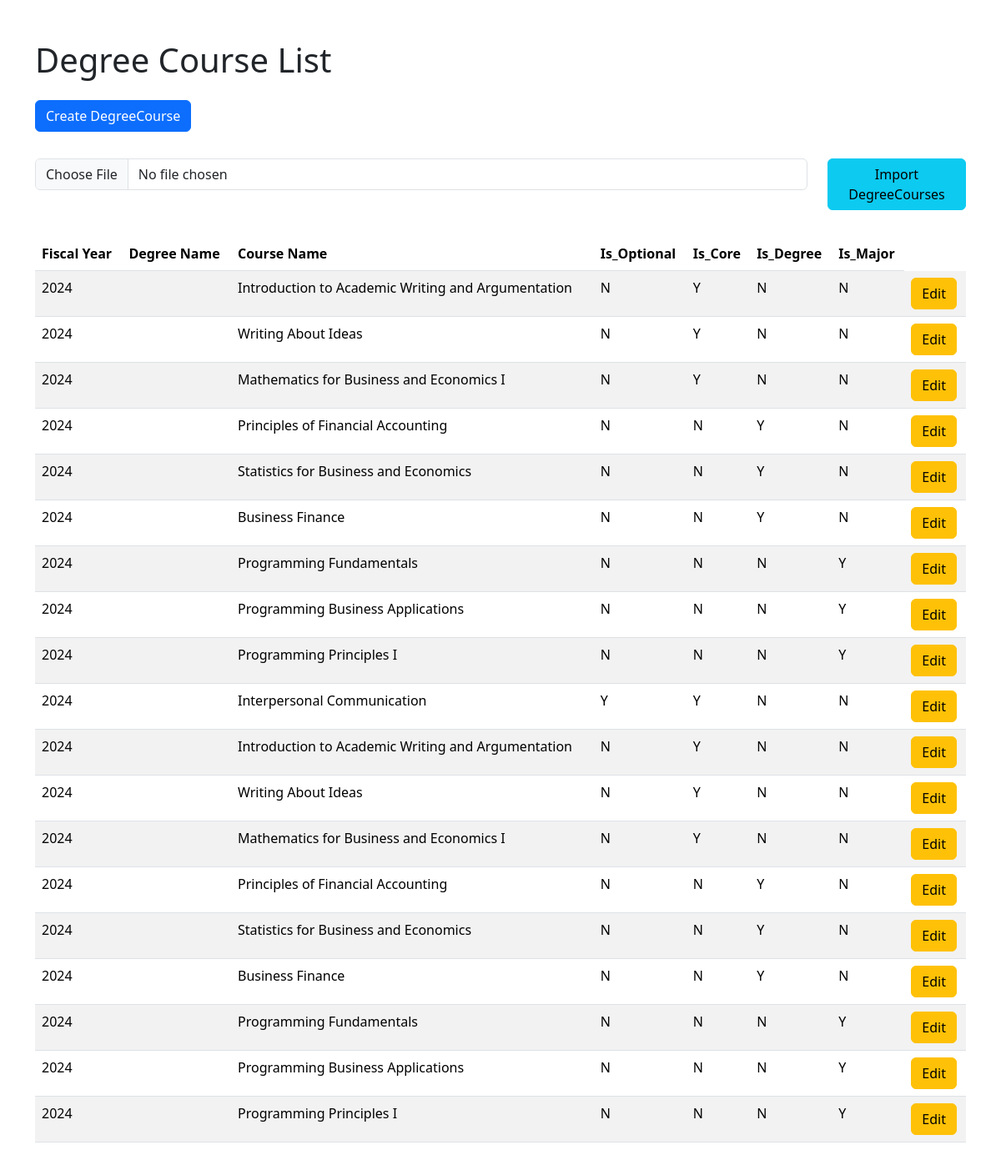
Page /degreecourses/ on the committed database.
### data/models.py (models this page shows, shortened)
class DegreeCourse(models.Model):
    fiscal_year = models.IntegerField()
    degree = models.ForeignKey(Degree, on_delete=models.CASCADE)
    course = models.ForeignKey(Course, on_delete=models.CASCADE)
    is_optional = models.BooleanField(default=False)
    is_core = models.BooleanField()
    is_degree = models.BooleanField()
    is_major = models.BooleanField()

class Course(models.Model):
    course_number = models.CharField(
        max_length=100, help_text="The number of the Course."
    )
    course_name = models.CharField(max_length=100, help_text="The name of the Course.")
    course_description = models.CharField(
        blank=True,
        null=True,
        max_length=200,
        help_text="The description of the Course.",
    )
    total_hours = models.IntegerField()

### data/views.py (the view)
# urls.py: path("degreecourses/", views.degreecourse_list, name="degreecourse_list"),
def degreecourse_list(request):
    degreecourses = (
        DegreeCourse.objects.select_related("degree").select_related("course").all()
    )
    return render(
        request, "degreecourse/degreecourse-list.html", {"degreecourses": degreecourses}
    )

### data/templates/degreecourse/degreecourse-list.html (shortened to what this page needs)
{% extends 'base.html' %}
{% block content %}
<h1 class="display-6 mb-4">Degree Course List</h1>
<a href="/degreecourses/new" class="btn btn-primary mb-3">Create DegreeCourse</a>
<form method="post" action="/degreecourses/import" enctype="multipart/form-data" class="my-3">
    <div class="row">
        <div class="col-10">
            <input class="form-control" type="file" id="csv_file" name="csv_file">
        </div>
        <div class="col-2">
            <button class="btn btn-info mb-3">Import DegreeCourses</button>
        </div>
    </div>
</form>
<table class="table table-striped">
    <thead>
        <tr>
            <th scope="col">Fiscal Year</th>
            <th scope="col">Degree Name</th>
            <th scope="col">Course Name</th>
            <th scope="col">Is_Optional</th>
            <th scope="col">Is_Core</th>
            <th scope="col">Is_Degree</th>
            <th scope="col">Is_Major</th>
        </tr>
    </thead>
    <tbody>
        {% for degreecourse in degreecourses %}
        <tr>
            <td>{{ degreecourse.fiscal_year }}</td>
            <td>{{ degreecourse.degree.area_name }}</td>
            <td>{{ degreecourse.course.course_name }}</td>
            <td>{{ degreecourse.is_optional|yesno:"Y,N" }}</td>
            <td>{{ degreecourse.is_core|yesno:"Y,N" }}</td>
            <td>{{ degreecourse.is_degree|yesno:"Y,N" }}</td>
            <td>{{ degreecourse.is_major|yesno:"Y,N" }}</td>
            <td><a href="/degreecourses/{{ degreecourse.id }}" class="btn btn-warning">Edit</a></td>
        </tr>
        {% endfor %}
    </tbody>
</table>
{% endblock %}

### rows in the picture
DegreeCourse: fiscal_year "2024", course.course_name "Introduction to Academic Writing and Argumentation", is_optional "N", is_core "Y", is_degree "N", is_major "N"
DegreeCourse: fiscal_year "2024", course.course_name "Writing About Ideas", is_optional "N", is_core "Y", is_degree "N", is_major "N"
DegreeCourse: fiscal_year "2024", course.course_name "Mathematics for Business and Economics I", is_optional "N", is_core "Y", is_degree "N", is_major "N"
DegreeCourse: fiscal_year "2024", course.course_name "Principles of Financial Accounting", is_optional "N", is_core "N", is_degree "Y", is_major "N"
DegreeCourse: fiscal_year "2024", course.course_name "Statistics for Business and Economics", is_optional "N", is_core "N", is_degree "Y", is_major "N"
DegreeCourse: fiscal_year "2024", course.course_name "Business Finance", is_optional "N", is_core "N", is_degree "Y", is_major "N"
DegreeCourse: fiscal_year "2024", course.course_name "Programming Fundamentals", is_optional "N", is_core "N", is_degree "N", is_major "Y"
DegreeCourse: fiscal_year "2024", course.course_name "Programming Business Applications", is_optional "N", is_core "N", is_degree "N", is_major "Y"
DegreeCourse: fiscal_year "2024", course.course_name "Programming Principles I", is_optional "N", is_core "N", is_degree "N", is_major "Y"
DegreeCourse: fiscal_year "2024", course.course_name "Interpersonal Communication", is_optional "Y", is_core "Y", is_degree "N", is_major "N"
DegreeCourse: fiscal_year "2024", course.course_name "Introduction to Academic Writing and Argumentation", is_optional "N", is_core "Y", is_degree "N", is_major "N"
DegreeCourse: fiscal_year "2024", course.course_name "Writing About Ideas", is_optional "N", is_core "Y", is_degree "N", is_major "N"
DegreeCourse: fiscal_year "2024", course.course_name "Mathematics for Business and Economics I", is_optional "N", is_core "Y", is_degree "N", is_major "N"
DegreeCourse: fiscal_year "2024", course.course_name "Principles of Financial Accounting", is_optional "N", is_core "N", is_degree "Y", is_major "N"
DegreeCourse: fiscal_year "2024", course.course_name "Statistics for Business and Economics", is_optional "N", is_core "N", is_degree "Y", is_major "N"
DegreeCourse: fiscal_year "2024", course.course_name "Business Finance", is_optional "N", is_core "N", is_degree "Y", is_major "N"
DegreeCourse: fiscal_year "2024", course.course_name "Programming Fundamentals", is_optional "N", is_core "N", is_degree "N", is_major "Y"
DegreeCourse: fiscal_year "2024", course.course_name "Programming Business Applications", is_optional "N", is_core "N", is_degree "N", is_major "Y"
DegreeCourse: fiscal_year "2024", course.course_name "Programming Principles I", is_optional "N", is_core "N", is_degree "N", is_major "Y"
